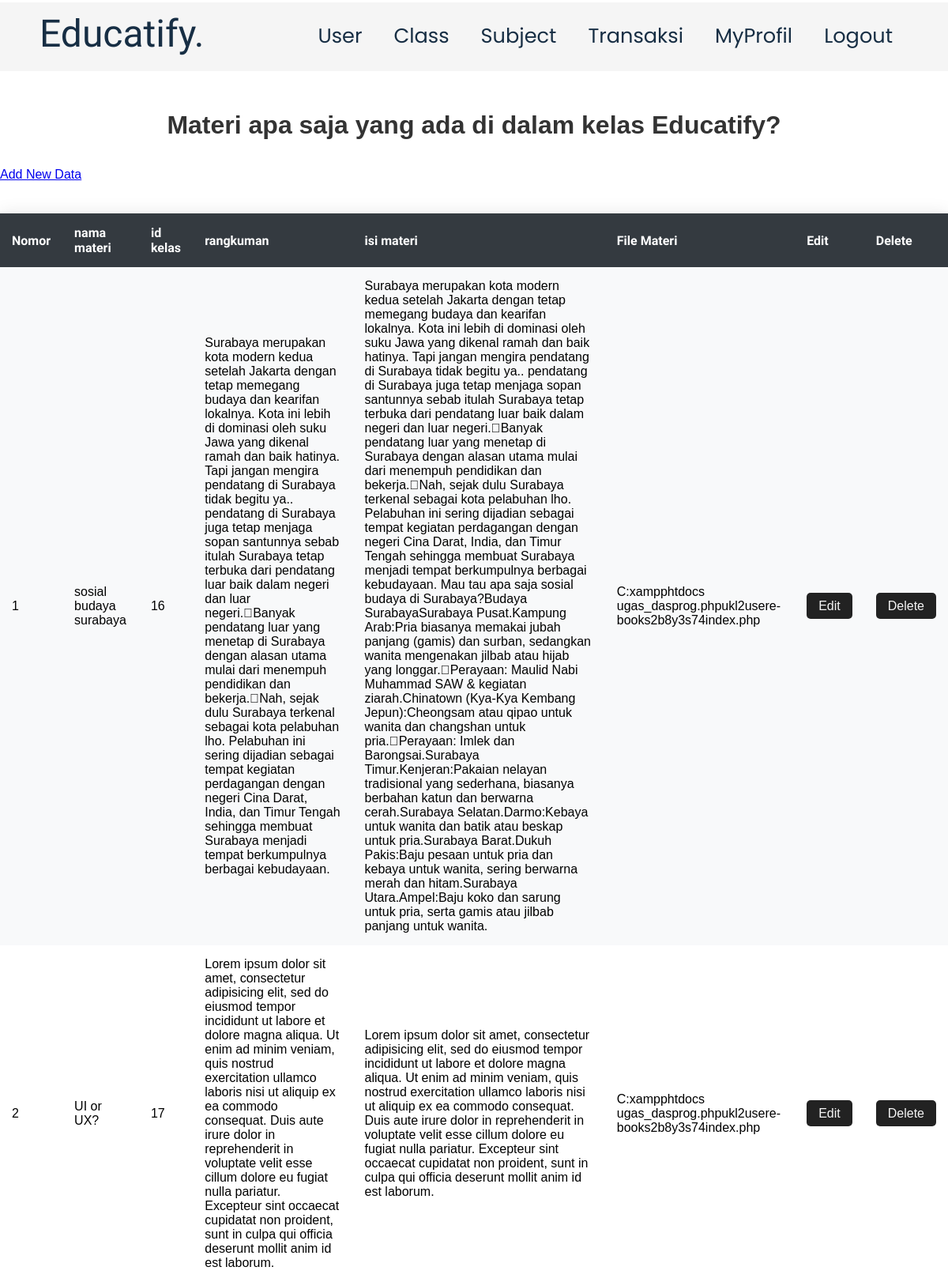
Page /admin/subject.php on the committed database.
### tables this page shows
CREATE TABLE `materi` (
  `id_materi` int(11) NOT NULL,
  `nama_materi` varchar(100) NOT NULL,
  `id_kelas` int(11) NOT NULL,
  `waktu` datetime NOT NULL,
  `rangkuman` text NOT NULL,
  `isi_materi` text NOT NULL,
  `file_materi` varchar(100) NOT NULL
);

### admin/subject.php (the view, shortened to what this page needs)
<!DOCTYPE html>
<html lang="en">
<head>
    <link rel="stylesheet" href="userstyle.css">
</head>
<body>
    <?php include "navbar.php"; ?>
    <h1>Materi apa saja yang ada di dalam kelas Educatify?</h1>
    <a href="adds.php">Add New Data</a>
    <table>
        <tr>
            <th>Nomor</th>
            <th>nama materi</th>
            <th>id kelas</th>
            <th>rangkuman</th>
            <th>isi materi</th>
            <th>File Materi</th>
            <th>Edit</th>
            <th>Delete</th>
            <?php
            include '../koneksi.php';
            $query_mysqli = mysqli_query($mysqli, "SELECT * FROM materi") or die(mysqli_error($mysqli));
            $nomor = 1;
            while ($data = mysqli_fetch_array($query_mysqli)) {
                ?>
            <tr>
                <td><?php print $nomor++; ?></td>
                <td><?php echo $data['nama_materi']; ?></td>
                <td><?php print $data['id_kelas']; ?></td>
                <td><?php echo $data['rangkuman']; ?></td>
                <td><?php echo $data['isi_materi']; ?></td>
                <td><?php echo $data['file_materi']; ?></td>
                <td class="edit"><a href="editmateri.php?id=<?php echo $data['id_materi']; ?>">Edit</a></td>
                <td class="delete"><a href="deletemateri.php?id=<?php print $data['id_materi']; ?>">Delete</a></td>
            </tr>
        <?php } ?>
        </tr>
    </table>
</body>
</html>

### admin/userstyle.css (style rules this page uses)
* { margin: 0; padding: 0; box-sizing: border-box; }
html { scroll-behavior: smooth; }
body { font-family: "Arial", sans-serif; }
h1 { padding: 140px 0 5px 0; font-weight: 700; text-align: center; color: #333; margin-bottom: 30px; }
table { width: 100%; border-collapse: collapse; margin-top: 40px; box-shadow: 0 0 20px rgba(0, 0, 0, 0.1); }
th, td { padding: 15px; text-align: left; }
th { font-family: "Maven Pro"; background-color: #343a40; color: white; }
tr:nth-child(even) { background-color: #f8f9fa; }
.edit, .delete { text-align: center; }
.edit a, .delete a { text-decoration: none; padding: 8px 15px; background-color: #222; color: #f5f5f5; border-radius: 5px; transition: #222 0.3s ease; }

### rows in the picture
materi: nama_materi "sosial budaya surabaya", id_kelas "16", rangkuman "Surabaya merupakan kota modern kedua setelah Jakarta dengan tetap memegang budaya dan kearifan lokalnya. Kota ini lebih di dominasi oleh suku Jawa yang dikenal ramah dan baik hatinya. Tapi jangan mengira pendatang di Surabaya tidak begitu ya.. pendatang di Surabaya juga tetap menjaga sopan santunnya sebab itulah Surabaya tetap terbuka dari pendatang luar baik dalam negeri dan luar negeri. Banyak pendatang luar yang menetap di Surabaya dengan alasan utama mulai dari menempuh pendidikan dan bekerja. Nah, sejak dulu Surabaya terkenal sebagai kota pelabuhan lho. Pelabuhan ini sering dijadian sebagai tempat kegiatan perdagangan dengan negeri Cina Darat, India, dan Timur Tengah sehingga membuat…", isi_materi "Surabaya merupakan kota modern kedua setelah Jakarta dengan tetap memegang budaya dan kearifan lokalnya. Kota ini lebih di dominasi oleh suku Jawa yang dikenal ramah dan baik hatinya. Tapi jangan mengira pendatang di Surabaya tidak begitu ya.. pendatang di Surabaya juga tetap menjaga sopan santunnya sebab itulah Surabaya tetap terbuka dari pendatang luar baik dalam negeri dan luar negeri. Banyak pendatang luar yang menetap di Surabaya dengan alasan utama mulai dari menempuh pendidikan dan bekerja. Nah, sejak dulu Surabaya terkenal sebagai kota pelabuhan lho. Pelabuhan ini sering dijadian sebagai tempat kegiatan perdagangan dengan negeri Cina Darat, India, dan Timur Tengah sehingga membuat…", file_materi "C:xampphtdocs ugas_dasprog.phpukl2usere-books2b8y3s74index.php"
materi: nama_materi "UI or UX?", id_kelas "17", rangkuman "Lorem ipsum dolor sit amet, consectetur adipisicing elit, sed do eiusmod tempor incididunt ut labore et dolore magna aliqua. Ut enim ad minim veniam, quis nostrud exercitation ullamco laboris nisi ut aliquip ex ea commodo consequat. Duis aute irure dolor in reprehenderit in voluptate velit esse cillum dolore eu fugiat nulla pariatur. Excepteur sint occaecat cupidatat non proident, sunt in culpa qui officia deserunt mollit anim id est laborum.", isi_materi "Lorem ipsum dolor sit amet, consectetur adipisicing elit, sed do eiusmod tempor incididunt ut labore et dolore magna aliqua. Ut enim ad minim veniam, quis nostrud exercitation ullamco laboris nisi ut aliquip ex ea commodo consequat. Duis aute irure dolor in reprehenderit in voluptate velit esse cillum dolore eu fugiat nulla pariatur. Excepteur sint occaecat cupidatat non proident, sunt in culpa qui officia deserunt mollit anim id est laborum.", file_materi "C:xampphtdocs ugas_dasprog.phpukl2usere-books2b8y3s74index.php"
